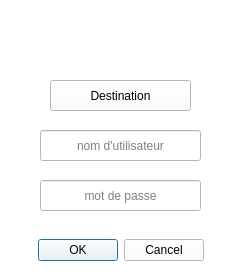
<?xml version="1.0" encoding="UTF-8"?>
<ui version="4.0">
 <class>RecoverBackupsDialog</class>
 <widget class="QDialog" name="RecoverBackupsDialog">
  <property name="geometry">
   <rect>
    <x>0</x>
    <y>0</y>
    <width>240</width>
    <height>280</height>
   </rect>
  </property>
  <property name="minimumSize">
   <size>
    <width>240</width>
    <height>280</height>
   </size>
  </property>
  <property name="maximumSize">
   <size>
    <width>240</width>
    <height>280</height>
   </size>
  </property>
  <property name="windowTitle">
   <string>Récupérer une sauvegarde externe</string>
  </property>
  <property name="styleSheet">
   <string notr="true">background-color: rgb(255, 255, 255)</string>
  </property>
  <widget class="QDialogButtonBox" name="buttonBox">
   <property name="geometry">
    <rect>
     <x>0</x>
     <y>230</y>
     <width>241</width>
     <height>41</height>
    </rect>
   </property>
   <property name="orientation">
    <enum>Qt::Horizontal</enum>
   </property>
   <property name="standardButtons">
    <set>QDialogButtonBox::Cancel|QDialogButtonBox::Ok</set>
   </property>
   <property name="centerButtons">
    <bool>true</bool>
   </property>
  </widget>
  <widget class="QLineEdit" name="loginInput">
   <property name="geometry">
    <rect>
     <x>40</x>
     <y>130</y>
     <width>161</width>
     <height>31</height>
    </rect>
   </property>
   <property name="alignment">
    <set>Qt::AlignCenter</set>
   </property>
   <property name="placeholderText">
    <string>nom d'utilisateur</string>
   </property>
  </widget>
  <widget class="QLineEdit" name="passInput">
   <property name="geometry">
    <rect>
     <x>40</x>
     <y>180</y>
     <width>161</width>
     <height>31</height>
    </rect>
   </property>
   <property name="alignment">
    <set>Qt::AlignCenter</set>
   </property>
   <property name="placeholderText">
    <string>mot de passe</string>
   </property>
  </widget>
  <widget class="QPushButton" name="targetChoiceButton">
   <property name="geometry">
    <rect>
     <x>50</x>
     <y>80</y>
     <width>141</width>
     <height>31</height>
    </rect>
   </property>
   <property name="text">
    <string>Destination</string>
   </property>
  </widget>
  <widget class="QLabel" name="helpIcon">
   <property name="geometry">
    <rect>
     <x>110</x>
     <y>30</y>
     <width>25</width>
     <height>25</height>
    </rect>
   </property>
   <property name="minimumSize">
    <size>
     <width>25</width>
     <height>25</height>
    </size>
   </property>
   <property name="maximumSize">
    <size>
     <width>20</width>
     <height>20</height>
    </size>
   </property>
   <property name="toolTip">
    <string>&lt;html&gt;&lt;head/&gt;&lt;body&gt;&lt;p&gt;Cette fonctionnalité vous permet de récupérer des sauvegardes que vous avez laissées ailleurs (depuis un autre poste par exemple).&lt;/p&gt;&lt;p&gt;Veuillez choisir (ou créer) la destination où elles se trouvent, ainsi que les identifiant et mot de passe auxquelles elles sont associées.&lt;/p&gt;&lt;p&gt;Si le répertoire source ne se trouve pas sur ce poste, elles sont décryptées dans le dossier de décryptage, et vous êtes libres de la déplacer en.&lt;/p&gt;&lt;p&gt;Par la suite, vous pouvez modifier les informations relatives à ces sauvegardes (source, fréquence...).&lt;/p&gt;&lt;p&gt;La fréquence par défaut est réglée à la 5&lt;span style=&quot; vertical-align:super;&quot;&gt;e &lt;/span&gt;minute toutes les heures.&lt;/p&gt;&lt;p&gt;&lt;br/&gt;&lt;/p&gt;&lt;/body&gt;&lt;/html&gt;</string>
   </property>
   <property name="text">
    <string/>
   </property>
   <property name="pixmap">
    <pixmap resource="../../../res/res.qrc">:/images/info.png</pixmap>
   </property>
   <property name="scaledContents">
    <bool>true</bool>
   </property>
  </widget>
 </widget>
 <resources>
  <include location="../../../res/res.qrc"/>
 </resources>
 <connections/>
</ui>
